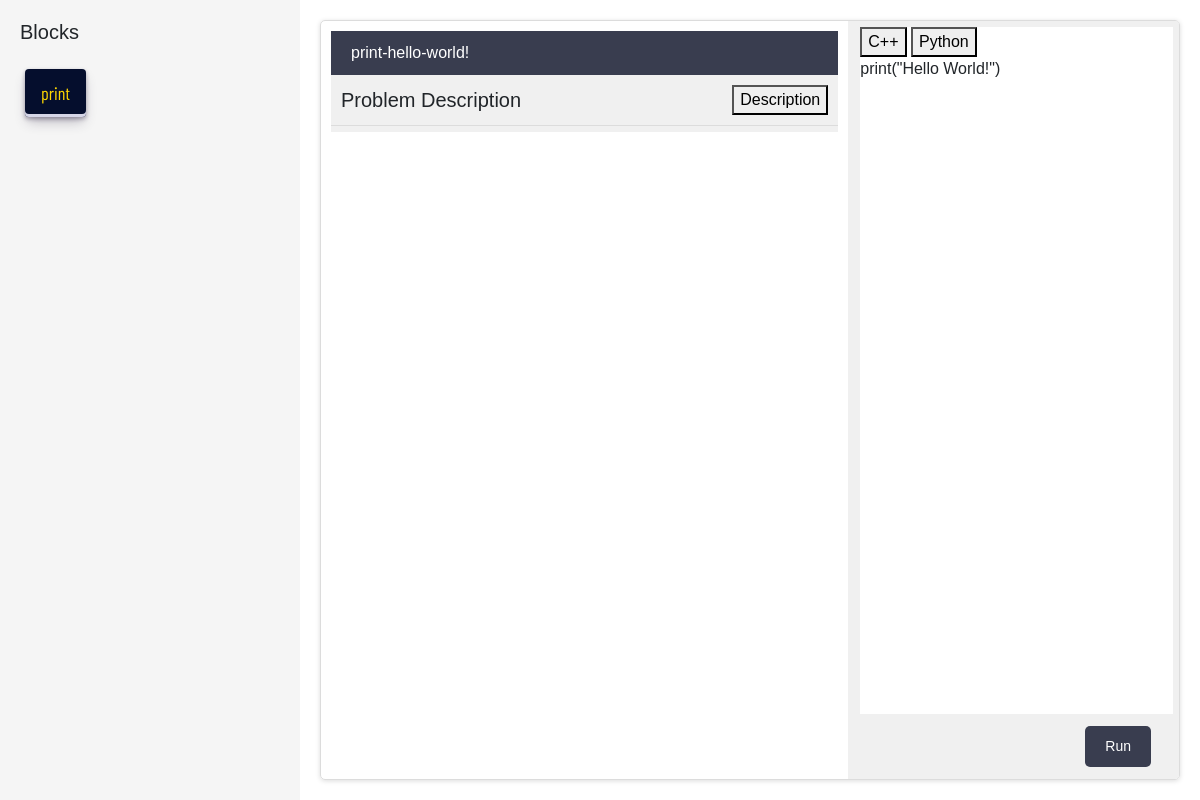
The page /tutorial/print-hello-world!/ (signed in) on the database its author committed.
### TutorialsBlocks/models.py (models this page shows, shortened)
class Tutorial(models.Model):
    tname = models.CharField(max_length=25, primary_key=True)
    body = models.TextField()
    block_id = models.CharField(max_length=50)
    valid_code = models.TextField()
    sequence = models.IntegerField(default=0)

### mainBlocks/models.py (models this page shows, shortened)
class Problem(models.Model):
    problem_id = models.CharField(max_length=25, null=True)
    submission_date = models.DateTimeField(auto_now=True)
    submission_status = models.CharField(max_length=10, default='submitted')
    user_code = models.TextField()

### TutorialsBlocks/views.py (the view)
# urls.py: path('<str:tname>/', renderTutorials, name='renderTutorials'),
def renderTutorials(request, tname):
    form = UserCodeForm()
    tutorial = Tutorial.objects.get(tname=tname)
    user = User.objects.get(username=request.user.username)
    if request.method == 'POST':
        form = UserCodeForm(request.POST)
        print(form)
        if form.is_valid():
            user_code = form.cleaned_data['user_code']
            p = Problem(problem_id=tname, submission_status="submitted", user_code=user_code)
            p.user = user
            p.save()
            next_tutorial = Tutorial.objects.filter(sequence__gt=tutorial.sequence).order_by('sequence').first()
            print('se', tutorial.sequence)
            print('se', next_tutorial)
            if next_tutorial:
                return redirect(reverse('tutorial:renderTutorials', args=[next_tutorial.tname]))
        else:
            print(form.errors)
    else:
        form = UserCodeForm()
    text = tutorial.block_id.split(' ')
    dic=[]
    profile = user.profile
    user_code = profile.problems.filter(problem_id = tname)
    if user_code.exists():
        user_code = user_code.first().user_code
    else:
        user_code = ''
    for id in text:
        dic.append(id)
    context = {
        'my_template': 'TutorialsBlocks/tutorials.html',
        'tutorial': tutorial,
        'id': dic,
        'form': form,
        'prev_code': user_code
    }
    return render(request, 'blocks.html', context)

### templates/blocks.html (shortened to what this page needs)
{% extends my_template %}
{% load static %}
   {% block mainscript %}
<head>
   <link rel="stylesheet" href="{% static '/Am-style/if.css' %}">
   <link rel="stylesheet" href="{% static 'Am-style/front/home.css' %}" />
      <link
      rel="stylesheet"
      href="https://cdn.jsdelivr.net/npm/intro.js@3.2.1/introjs.min.css"
    />
    <link
      href="https://cdn.jsdelivr.net/npm/bootstrap@5.0.0-beta1/dist/css/bootstrap.min.css"
      rel="stylesheet"
    />
   </head>
   {% endblock mainscript %}
      {% block block %}
      {% for block_id in id %}
         {% with trimmed_id=block_id|slice:"-5" %}
            <button class="button-30"
            data-hint="Here you can get all the variety of coffee."
            data-hintposition="bottom-middle"
            role="button">{{ trimmed_id }}</button>
         {% endwith %}
      {% endfor %}
      {% endblock block %}

### TutorialsBlocks/templates/TutorialsBlocks/tutorials.html (shortened to what this page needs)
{% load static %}
<!DOCTYPE html>
<html>
<head>
  {% block mainscript %}
  {% endblock mainscript %}
</head>
<body>
	<div class="left-section">
		<h2>Blocks</h2>
			{% block block %}
			{% endblock %}
   </div>
  <div class="right-section">
	<div class="problem-body">
		<div class="header">{{  tutorial.tname  }}</div>
	  <div class="problem-header">
		<h2>Problem Description</h2>
		<button onclick="windowOpener();">Description</button>
	  </div>
	  <div class="codesspace">
			<svg class="Am-workspace"xmlns="http://www.w3.org/2000/svg"
			xmlns:xlink="http://www.w3.org/1999/xlink"
			xmlns:html="http://www.w3.org/1999/xhtml"
			version="1.1" width="100%" height="100%">
			<g class="Am-workspace main">
				<filter id="my-filter">
					<feGaussianBlur stdDeviation="4" />
				  </filter>
		</g>
		</svg>
	  </div>
	</div>
	<div class="workspace">
		<div>
			<button onclick="window.lang_id = 0; window.translateAndSet()">C++</button>
			<button onclick="window.lang_id = 1; window.translateAndSet()">Python</button>
		</div>
		<p id ='user_code' style="height: 100%;" >
			{{prev_code}}
		</p>
		<p id='error' style="height: 10%"> </p>
		<form method="post">
			 <div class="footer">
				{% if step == 1 %}
				<button value="<-step"  ><- step </button>
					<button value="step->"  >step -> </button>
				{% else %}
					<button  type="submit" value="Submit"  >Run </button>
				{% endif %}
			</div>
		</form>
	</div>
  </body>
</html>

### static/Am-style/if.css (style rules this page uses)
body { fill: rgb(255, 255, 255); font-family: 'Gill Sans', 'Gill Sans MT', Calibri, 'Trebuchet MS', sans-serif; font-size: larger; margin: 0; }

### static/Am-style/front/home.css (style rules this page uses)
.button-30 { margin: 5px; align-items: center; appearance: none; background-color: #050e2d; border-radius: 4px; border-width: 0; box-shadow: rgba(45, 35, 66, 0.4) 0 2px 4px,rgba(45, 35, 66, 0.3) 0 7px 13px -3px,#D6D6E7 0 -3px 0 inset; box-sizing: border-box; color: #FFD700; cursor: pointer; display: inline-flex; font-family: BarlowCondensed; height: 48px; justify-content: center; line-height: 1; list-style: none; overflow: hidden; padding-left: 16px; padding-right: 16px; position: relative; text-align: left; text-decoration: none; transition: box-shadow .15s,transform .15s; user-select: none; -webkit-user-select: none; touch-action: manipulation; white-space: nowrap; will-change: box-shadow,transform; font-size: 18px; }

### TutorialsBlocks/templates/TutorialsBlocks/tutorials.html (style rules this page uses)
body { font-family: sans-serif; margin: 0; padding: 0; display: flex; flex-direction: row; height: 100vh; }
.left-section { background-color: #f5f5f5; flex: 0 0 300px; flex-direction: column; padding: 20px; }
.left-section h2 { font-size: 20px; margin: 0; margin-bottom: 20px; }
.right-section { flex: 1; display: flex; flex-direction: row; margin: 20px; border: 1px solid #dcdcdc; box-shadow: 0px 1px 5px #dcdcdc; border-radius: 5px; overflow: hidden; }
.header { background-color: #393d4f; color: #fff; padding: 10px 20px; }
.problem-header { background-color: #f0f0f0; padding: 10px; display: flex; flex-direction: row; align-items: center; justify-content: space-between; border-bottom: 1px solid #dcdcdc; }
.problem-header h2 { font-size: 20px; margin: 0; }
.problem-body { width: 50%; padding: 10px; line-height: 1.5; border-right: solid 6px #f0f0f0; }
.workspace { flex: 2; display: flex; flex-direction: column; border-top: solid 6px #f0f0f0; }
.footer { background-color: #f0f0f0; padding: 10px 20px; display: flex; flex-direction: row; align-items: center; justify-content: flex-end; }
.footer button { background-color: #393d4f; color: #fff; padding: 10px 20px; border: none; border-radius: 5px; font-size: 14px; cursor: pointer; margin: 2px; }
.workspace { flex: 3; display: flex; flex-direction: column; border-left: solid 6px #f0f0f0; border-right: solid 6px #f0f0f0; }
.problem-body { width: 50%; padding: 10px; flex-grow: 1; line-height: 1.5; border-right: solid 6px #f0f0f0; }
.codesspace { height: 100%; width: 100%; border-top: solid 6px #f0f0f0; bottom: 0; }

### rows shown on the page
Tutorial: tname "print-hello-world!"
Problem: user_code "print(\"Hello World!\")"

### other values the page prints
{{ trimmed_id }} "print"
